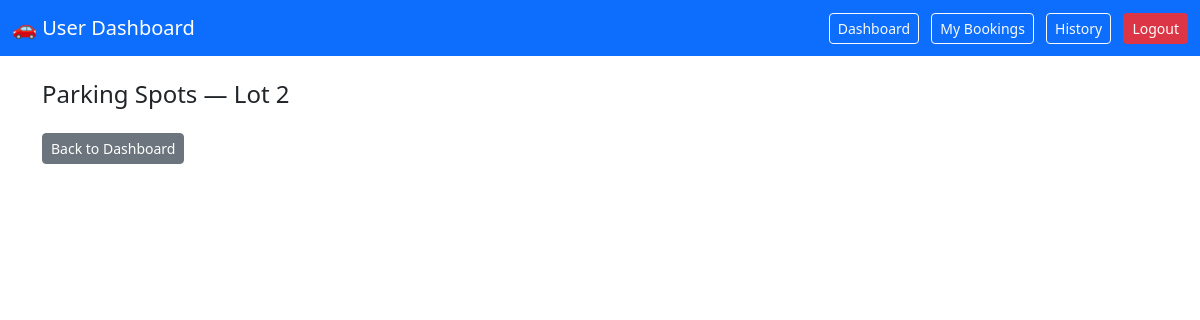
Page /view_spots/2 (signed in) on the earlier database version.
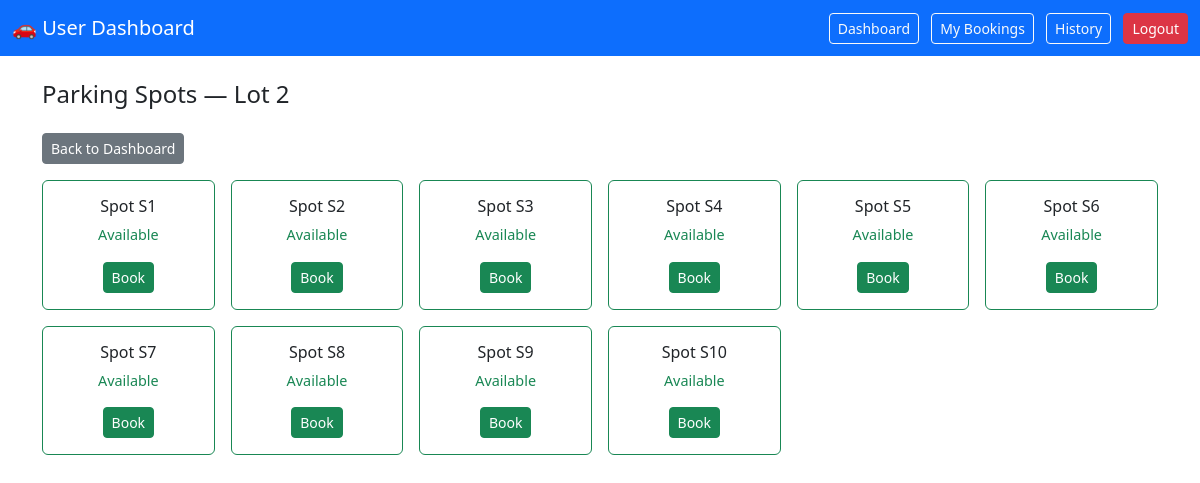
Same page on the later database version.
### models/models.py (models this page shows)
class ParkingSpot(db.Model):
    id = db.Column(db.Integer, primary_key=True)
    spot_number = db.Column(db.String(10), nullable=False)
    is_booked = db.Column(db.Boolean, default=False)
    lot_id = db.Column(db.Integer, db.ForeignKey('parking_lot.id'), nullable=False)
    user_id = db.Column(db.Integer, db.ForeignKey('user.id'), nullable=True)
    booked_by = db.Column(db.String(100), nullable=True)
    booked_at = db.Column(db.String(100), nullable=True)
    released_at = db.Column(db.String(100), nullable=True)
    bookings = db.relationship('BookingHistory', backref='spot_obj', lazy=True)

### controllers/routes.py (the view)
@app.route('/view_spots/<int:lot_id>')
def view_spots(lot_id):
    if 'email' not in session or session.get('role') != 'user':
        return redirect('/login')
    spots = ParkingSpot.query.filter_by(lot_id=lot_id).all()
    return render_template('view_spots.html', spots=spots, lot_id=lot_id)

### templates/view_spots.html (shortened to what this page needs)
<!DOCTYPE html>
<html lang="en">
<head>
  <link href="https://cdn.jsdelivr.net/npm/bootstrap@5.3.0/dist/css/bootstrap.min.css" rel="stylesheet">
</head>
<body>
  <nav class="navbar navbar-dark bg-primary mb-4">
  <div class="container-fluid justify-content-between">
    <span class="navbar-brand">🚗 User Dashboard</span>
    <div>
      <a href="/user_dashboard" class="btn btn-outline-light btn-sm me-2">Dashboard</a>
<a href="/my_bookings" class="btn btn-outline-light btn-sm me-2">My Bookings</a>
<a href="/history" class="btn btn-outline-light btn-sm me-2">History</a>
<a href="/logout" class="btn btn-danger btn-sm">Logout</a>
    </div>
  </div>
</nav>
<div class="container mt-4">
  <h4> Parking Spots — Lot {{ lot_id }}</h4>
  <a href="/user_dashboard" class="btn btn-secondary btn-sm my-3"> Back to Dashboard</a>
  <div class="row g-3">
    {% for spot in spots %}
    <div class="col-6 col-md-3 col-lg-2">
      <div class="card spot-card border {% if spot.is_booked %}border-danger{% else %}border-success{% endif %}">
        <div class="card-body text-center">
          <h6 class="card-title">Spot {{ spot.spot_number }}</h6>
          {% if spot.is_booked %}
            {% if spot.booked_by == session['email'] %}
              <p class="text-warning spot-status">Booked by You</p>
              <a href="/release/{{ spot.id }}" class="btn btn-warning btn-sm">Release</a>
            {% else %}
              <p class="text-danger spot-status">Occupied</p>
            {% endif %}
          {% else %}
            <p class="text-success spot-status">Available</p>
            <a href="/book/{{ spot.id }}" class="btn btn-success btn-sm">Book</a>
          {% endif %}
        </div>
      </div>
    </div>
    {% endfor %}
  </div>
</div>
</body>
</html>

Differences in the rows shown:
added ParkingSpot: spot_number "S1"
added ParkingSpot: spot_number "S2"
added ParkingSpot: spot_number "S3"
added ParkingSpot: spot_number "S4"
added ParkingSpot: spot_number "S5"
added ParkingSpot: spot_number "S6"
added ParkingSpot: spot_number "S7"
added ParkingSpot: spot_number "S8"
added ParkingSpot: spot_number "S9"
added ParkingSpot: spot_number "S10"
